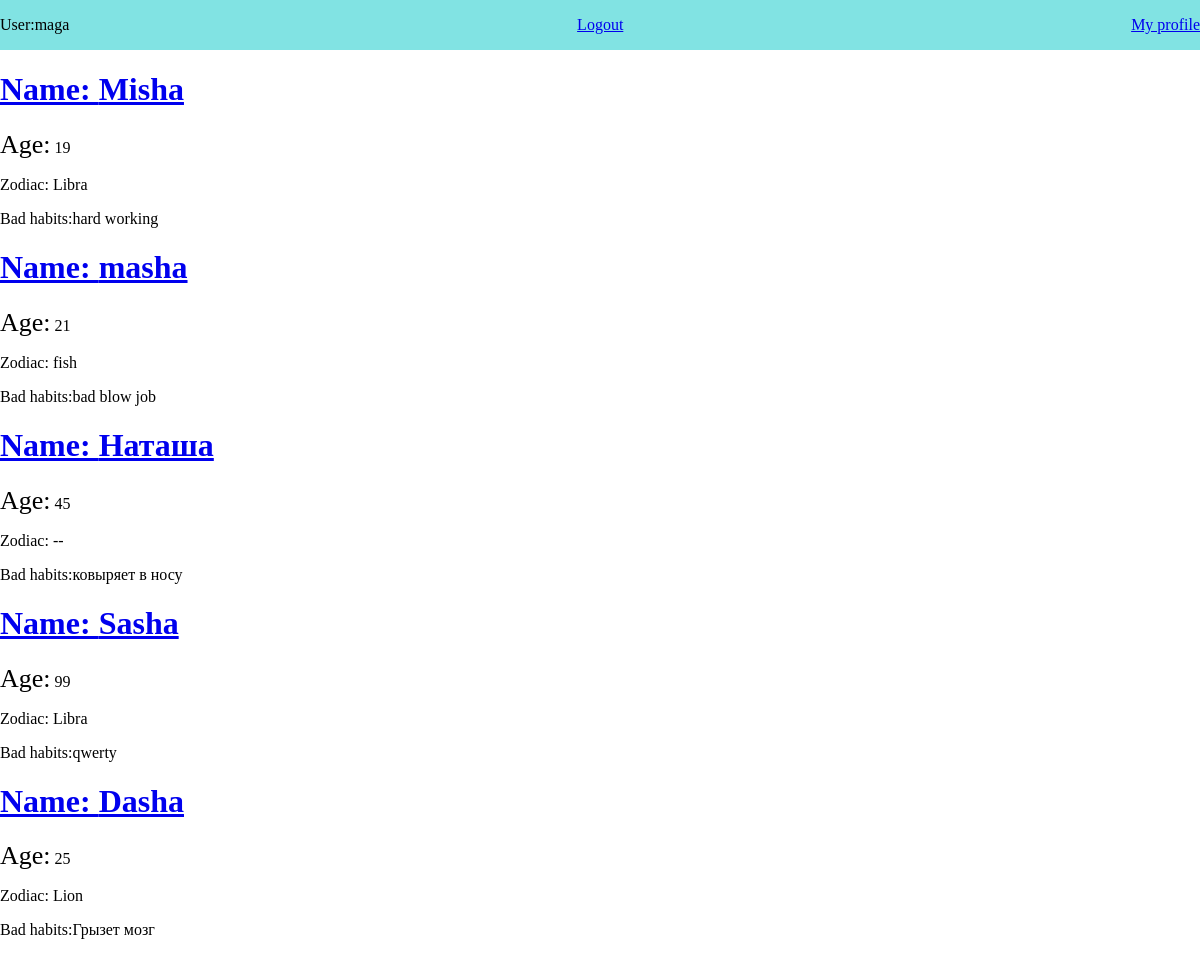
/accounts/ (signed in), run on the app's committed database.
### accounts/models.py (models this page shows, shortened)
class Account(models.Model):
    user = models.OneToOneField(
        User, related_name="account_user", on_delete=models.CASCADE
    )
    name = models.CharField(max_length=20)
    age = models.IntegerField()
    zodiac = models.CharField(max_length=10)
    about_bad_habits = models.TextField()
    image = models.ImageField(upload_to="account_images/", null=True, blank=True)
    like = models.ManyToManyField(User)

### accounts/views.py (the view)
# urls.py: path("accounts/", profiles_list),
def profiles_list(request):
    list_obj = Account.objects.all()
    list_obj = list_obj.exclude(user=request.user.id)
    return render(request, "accounts/list.html", {"list_obj": list_obj})

### accounts/templates/accounts/list.html
{% extends 'base.html' %}
{% block content %}
   {% for account in list_obj %}
      <h1>
         <a href="/accounts/{{account.pk}}/">Name: {{account.name}}</a>
      </h1>
      <p>
         <span class="text"> Age:</span>
         <span > {{account.age}} </span>
      </p>
      <p>
         Zodiac: {{account.zodiac}}
      </p>
      <p>
         Bad habits:{{account.about_bad_habits}}
      </p>
   {% endfor %}
{% endblock %}

### templates/navbar.html
<nav>
    <p>
        User:{{ user}}
    </p>
    {% if user.is_authenticated %}
        <a href="/accounts/logout/">Logout</a>
        {% if user.account_user %}
            <a href="/accounts/{{user.account_user.pk}}/">My profile</a>
        {% endif %}
    {% else %}
        <a href="/accounts/login/">Login</a>
        <a href="/accounts/usercreate/">Register user</a>
    {% endif %}
</nav>

### staticbase/css/style.css (style rules this page uses)
body { margin: 0; padding: 0; }
nav { padding: 1.45; background-color: #81e3e3; display: flex; justify-content: space-between; align-items: center; }
.text { font-size: 26px; }

### data on the page
Account: name "Misha", age "19", zodiac "Libra", about_bad_habits "hard working"
Account: name "masha", age "21", zodiac "fish", about_bad_habits "bad blow job"
Account: name "Наташа", age "45", zodiac "--", about_bad_habits "ковыряет в носу"
Account: name "Sasha", age "99", zodiac "Libra", about_bad_habits "qwerty"
Account: name "Dasha", age "25", zodiac "Lion", about_bad_habits "Грызет мозг"

### other printed values
{{ user }} "maga"
